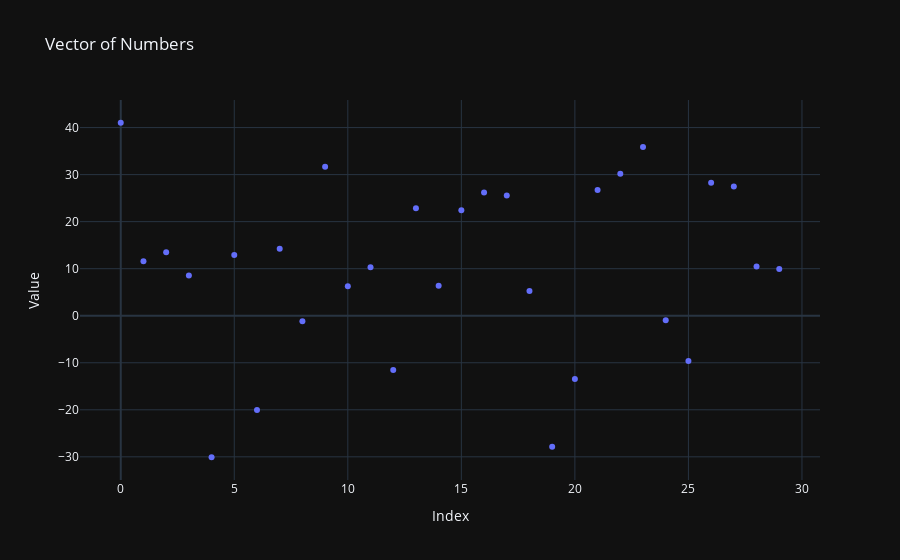

The code cell stored with this chart in its notebook:
### Code cell
# Create a scatter plot with markers
fig = go.Figure(data=go.Scatter(y=vec, mode='markers'))

# Add labels and title
fig.update_layout(title='Vector of Numbers', xaxis_title='Index', yaxis_title='Value', template = "plotly_dark")

# Display the plot
fig.show()

### Figure 1 — Plotly figure (JSON) as saved in the notebook; plotly's stock layout.template omitted (floating-point values rounded to 4 significant figures)
{"data": [{"mode": "markers", "type": "scatter", "y": [41.03, 11.58, 13.48, 8.553, -30.09, 12.89, -20.02, 14.22, -1.164, 31.69, 6.274, 10.29, -11.51, 22.85, 6.393, 22.41, 26.22, 25.56, 5.25, -27.84, -13.44, 26.72, 30.19, 35.86, -0.9866, -9.634, 28.29, 27.46, 10.44, 9.917]}], "layout": {"title": {"text": "Vector of Numbers"}, "xaxis": {"title": {"text": "Index"}}, "yaxis": {"title": {"text": "Value"}}}}
